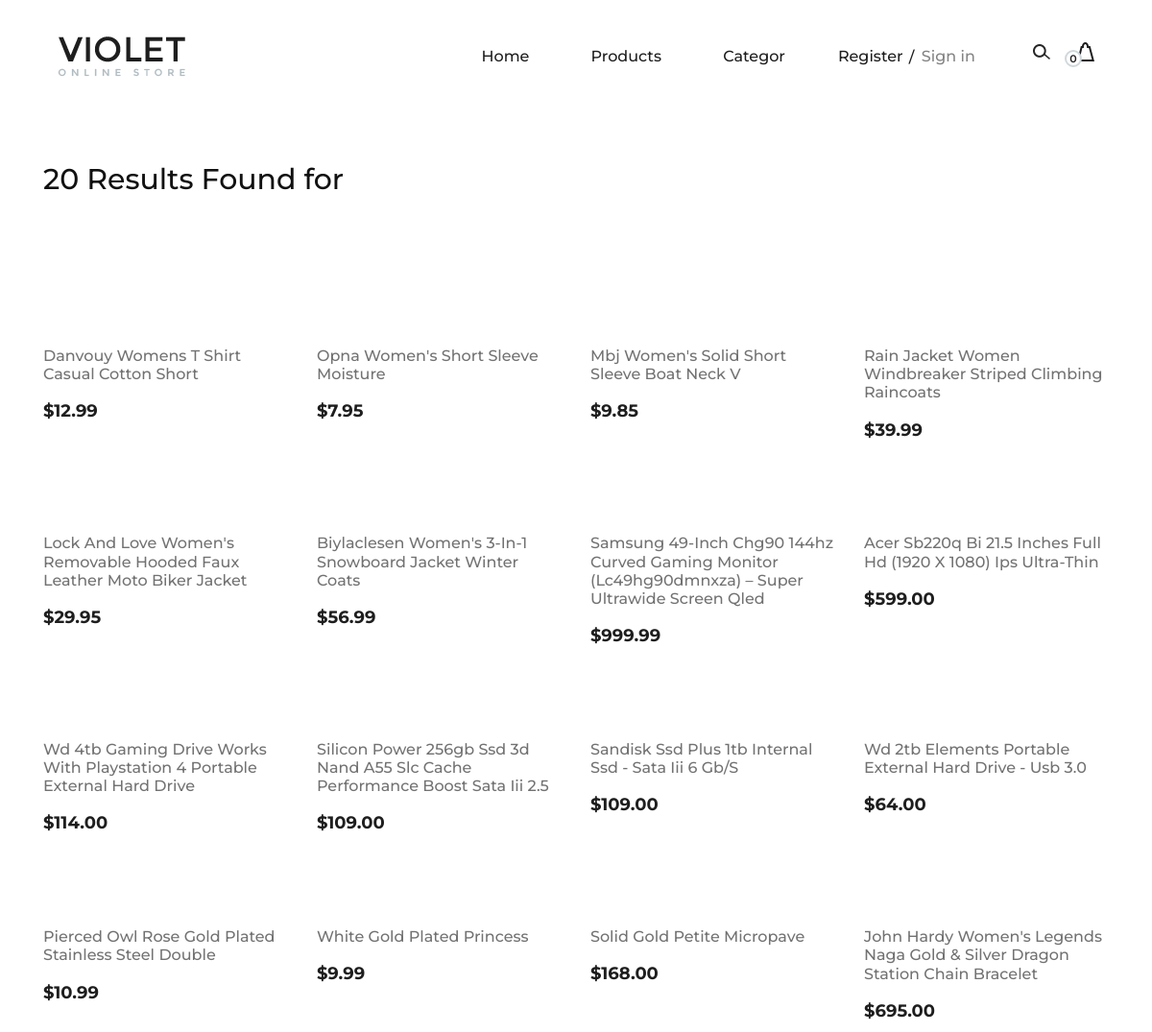
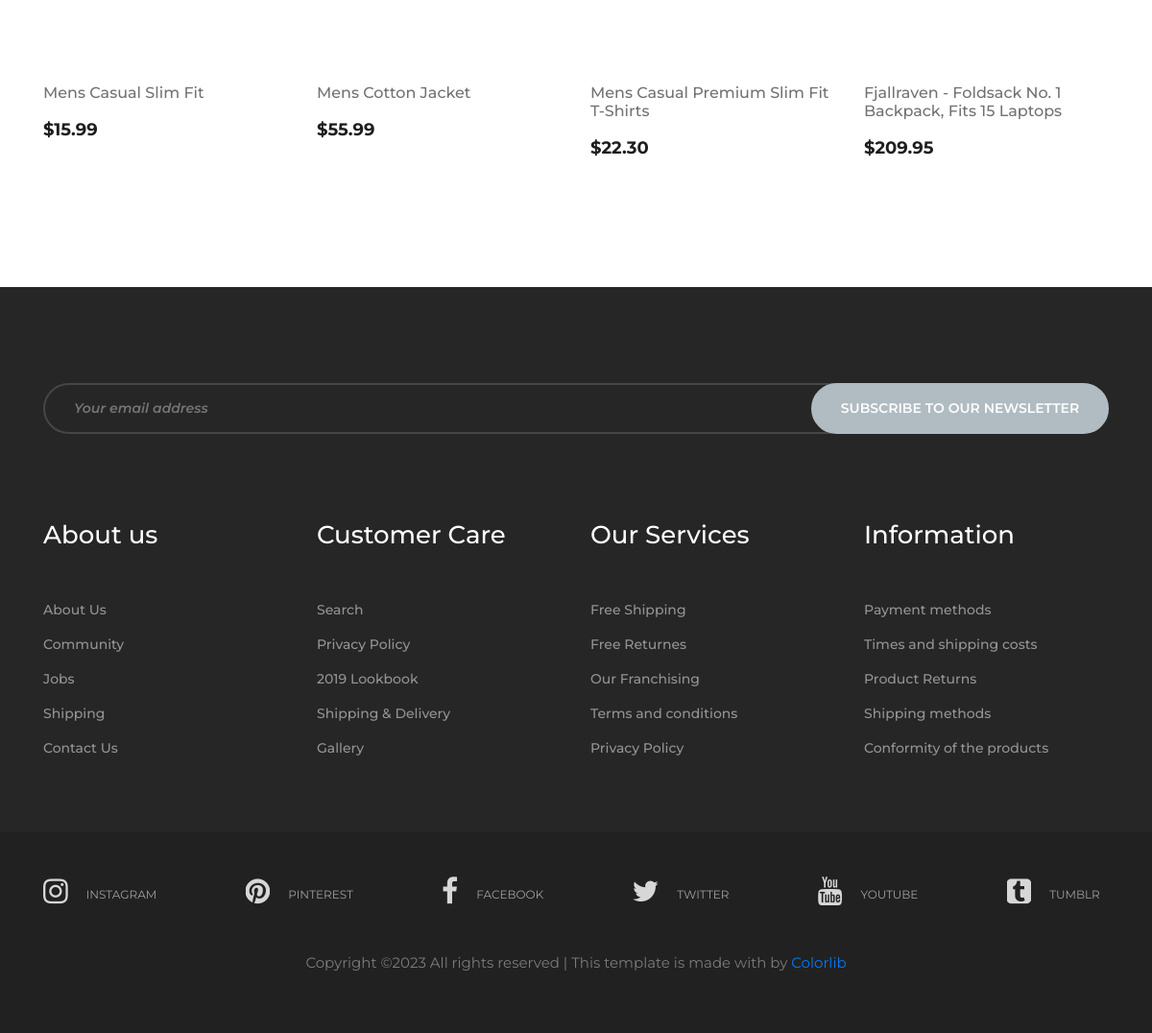
Page /search-products/ on the committed database (2 pictures, top to bottom).
### product/models.py (models this page shows, shortened)
class Product(models.Model):
    category = models.ForeignKey(Category, related_name='products', on_delete=models.CASCADE)
    title = models.CharField(max_length=250, unique=True)
    slug= models.SlugField(unique=True, max_length=250)
    fatured = models.BooleanField(default=False)
    price = models.DecimalField(max_digits=8, decimal_places = 2)
    thumbnail = models.URLField()
    img = models.ImageField(upload_to='banner', null=True, blank=True,)
    in_stock = models.BooleanField(default=True)
    description = models.TextField(null=True, blank=True, default='N/A')
    created_date = models.DateTimeField(auto_now_add=True)
    updater_date = models.DateTimeField(auto_now=True)
    class Meta:
        ordering = ['-id']

### product/views.py (the view)
# urls.py: path('search-products/', SearchProducts.as_view(), name='search-products'),
class SearchProducts(generic.View):
    def get(self, *args, **kwargs):
        key = self.request.GET.get('key', '')
        products = Product.objects.filter(Q(title__icontains = key)| Q(description__icontains = key))
        context = {
            "products": products,
            "key":key
        }
        return render(self.request, 'product/search-products.html', context)

### cart/carts.py (called while the page is built)
    def __len__(self):
        return len(list(self.cart.keys()))

### cart/context_processors.py (called while the page is built)
def cart(request):
    cart = Cart(request)
    if len(list(cart.cart.keys())) < 1:
        try:
            del cart.session[cart.coupon_id]
        except:
            ...
    return {"cart": Cart(request)}

### product/context_processors.py (called while the page is built)
def categories(request):
    return {"categories":Category.objects.all()}

### templates/product/search-products.html (shortened to what this page needs)
{% extends '../base.html' %}
{% load static %}
{% block content %}
{% if products.count > 0 %}
 <section class="page-add">
    <div class="container">
        <div class="row">
            <div class="col-lg-4">
                <div class="page-breadcrumb">
                    <h3>{{products.count}} Results Found for {{key}}</h3>
                </div>
            </div>
        </div>
    </div>
</section>
{% endif %}
<section class="categories-page spad">
    <div class="container">
        {% if products.count > 0 %}
        <div class="row">
           {% for product in products %}
            <div class="col-lg-3 col-md-6">
                <div class="single-product-item">
                    <a href="{% url 'product-details' product.slug %}">
                    <figure>
                    </figure>
                    </a>
                    <div class="product-text">
                        <a href="{% url 'product-details' product.slug %}">
                            <h6>{{ product.title|title }}</h6>
                        </a>
                        <p>${{product.price}}</p>
                    </div>
                </div>
            </div>
            {% endfor %}
        </div>
        {% else %}
        {% include '../no-result.html' %}
        {% endif %}
    </div>
</section>
{% endblock %}

### templates/base.html (shortened to what this page needs)
{% load static %}
<!DOCTYPE html>
<html lang="zxx">
<head>
    <link rel="stylesheet" href="{% static 'css/bootstrap.min.css' %} " type="text/css">
    <link rel="stylesheet" href="{% static 'css/font-awesome.min.css' %} " type="text/css">
    <link rel="stylesheet" href="{% static 'css/nice-select.css' %} " type="text/css">
    <link rel="stylesheet" href="{% static 'css/owl.carousel.min.css' %} " type="text/css">
    <link rel="stylesheet" href="{% static 'css/magnific-popup.css' %} " type="text/css">
    <link rel="stylesheet" href="{% static 'css/slicknav.min.css' %} " type="text/css">
    <link rel="stylesheet" href="{% static 'css/style.css' %} " type="text/css">
    <link rel="stylesheet" href="{% static 'css/main.css' %} " type="text/css">
</head>
<body>
    {% include 'header.html' %}
    {% block content %}
    {% endblock content %}
    {% include 'footer.html' %}
</body>
</html>

### templates/header.html (shortened to what this page needs)
{% load static %}
<header class="header-section">
    <div class="container-fluid">
        <div class="inner-header">
            <div class="logo">
                <a href="{% url 'home' %}"><img src="{% static 'img/logo.png' %}" alt=""></a>
            </div>
            <div class="header-right">
                <img src="{% static 'img/icons/search.png' %}" alt="" class="search-trigger">
                <a href="{% url 'cart' %}">
                    <img src="{% static 'img/icons/bag.png' %}" alt="">
                    <span>{{ cart|length }}</span>
                </a>
            </div>
            {% if not request.user.is_authenticated %}
            <div class="user-access">
                <a href="{% url 'login' %}">Register</a>
                <a href="{% url 'login' %} " class="in">Sign in</a>
            </div>
            {% endif %}
            <nav class="main-menu mobile-menu">
                <ul>
                    <li><a class="" href="{% url 'home' %}">Home</a></li>
                    <li><a class="" href="{% url 'product-list' %}">Products</a></li>
                    <li><a href="#">Categor</a>
                    </li>
                </ul>
            </nav>
        </div>
    </div>
</header>

### templates/footer.html (shortened to what this page needs)
{% load static %}
<footer class="footer-section spad">
    <div class="container">
        <div class="newslatter-form">
            <div class="row">
                <div class="col-lg-12">
                    <form action="#">
                        <input type="text" placeholder="Your email address">
                        <button type="submit">Subscribe to our newsletter</button>
                    </form>
                </div>
            </div>
        </div>
        <div class="footer-widget">
            <div class="row">
                <div class="col-lg-3 col-sm-6">
                    <div class="single-footer-widget">
                        <h4>About us</h4>
                        <ul>
                            <li>About Us</li>
                            <li>Community</li>
                            <li>Jobs</li>
                            <li>Shipping</li>
                            <li>Contact Us</li>
                        </ul>
                    </div>
                </div>
                <div class="col-lg-3 col-sm-6">
                    <div class="single-footer-widget">
                        <h4>Customer Care</h4>
                        <ul>
                            <li>Search</li>
                            <li>Privacy Policy</li>
                            <li>2019 Lookbook</li>
                            <li>Shipping & Delivery</li>
                            <li>Gallery</li>
                        </ul>
                    </div>
                </div>
                <div class="col-lg-3 col-sm-6">
                    <div class="single-footer-widget">
                        <h4>Our Services</h4>
                        <ul>
                            <li>Free Shipping</li>
                            <li>Free Returnes</li>
                            <li>Our Franchising</li>
                            <li>Terms and conditions</li>
                            <li>Privacy Policy</li>
                        </ul>
                    </div>
                </div>
                <div class="col-lg-3 col-sm-6">
                    <div class="single-footer-widget">
                        <h4>Information</h4>
                        <ul>
                            <li>Payment methods</li>
                            <li>Times and shipping costs</li>
                            <li>Product Returns</li>
                            <li>Shipping methods</li>
                            <li>Conformity of the products</li>
                        </ul>
                    </div>
                </div>
            </div>
        </div>
    </div>
    <div class="social-links-warp">
        <div class="container">
            <div class="social-links">
                <a href="" class="instagram"><i class="fa fa-instagram"></i><span>instagram</span></a>
                <a href="" class="pinterest"><i class="fa fa-pinterest"></i><span>pinterest</span></a>
                <a href="" class="facebook"><i class="fa fa-facebook"></i><span>facebook</span></a>
                <a href="" class="twitter"><i class="fa fa-twitter"></i><span>twitter</span></a>
                <a href="" class="youtube"><i class="fa fa-youtube"></i><span>youtube</span></a>
                <a href="" class="tumblr"><i class="fa fa-tumblr-square"></i><span>tumblr</span></a>
            </div>
        </div>
<div class="container text-center pt-5">
            <p>
Copyright &copy; All rights reserved | This template is made with  by <a href="https://colorlib.com" target="_blank">Colorlib</a>
</p>
        </div>
    </div>
</footer>

### templates/scripts.html (shortened to what this page needs)
    {% load static %}

### rows in the picture
Product: title "Danvouy Womens T Shirt Casual Cotton Short", price "12.99"
Product: title "Opna Women's Short Sleeve Moisture", price "7.95"
Product: title "Mbj Women's Solid Short Sleeve Boat Neck V", price "9.85"
Product: title "Rain Jacket Women Windbreaker Striped Climbing Raincoats", price "39.99"
Product: title "Lock And Love Women's Removable Hooded Faux Leather Moto Biker Jacket", price "29.95"
Product: title "Biylaclesen Women's 3-In-1 Snowboard Jacket Winter Coats", price "56.99"
Product: title "Samsung 49-Inch Chg90 144hz Curved Gaming Monitor (Lc49hg90dmnxza) – Super Ultrawide Screen Qled", price "999.99"
Product: title "Acer Sb220q Bi 21.5 Inches Full Hd (1920 X 1080) Ips Ultra-Thin", price "599.00"
Product: title "Wd 4tb Gaming Drive Works With Playstation 4 Portable External Hard Drive", price "114.00"
Product: title "Silicon Power 256gb Ssd 3d Nand A55 Slc Cache Performance Boost Sata Iii 2.5", price "109.00"
Product: title "Sandisk Ssd Plus 1tb Internal Ssd - Sata Iii 6 Gb/S", price "109.00"
Product: title "Wd 2tb Elements Portable External Hard Drive - Usb 3.0", price "64.00"
Product: title "Pierced Owl Rose Gold Plated Stainless Steel Double", price "10.99"
Product: title "White Gold Plated Princess", price "9.99"
Product: title "Solid Gold Petite Micropave", price "168.00"
Product: title "John Hardy Women's Legends Naga Gold & Silver Dragon Station Chain Bracelet", price "695.00"
Product: title "Mens Casual Slim Fit", price "15.99"
Product: title "Mens Cotton Jacket", price "55.99"
Product: title "Mens Casual Premium Slim Fit T-Shirts", price "22.30"
Product: title "Fjallraven - Foldsack No. 1 Backpack, Fits 15 Laptops", price "209.95"

### other values in the picture
{{ cart|length }} "0"
{{ products.count }} "20"
